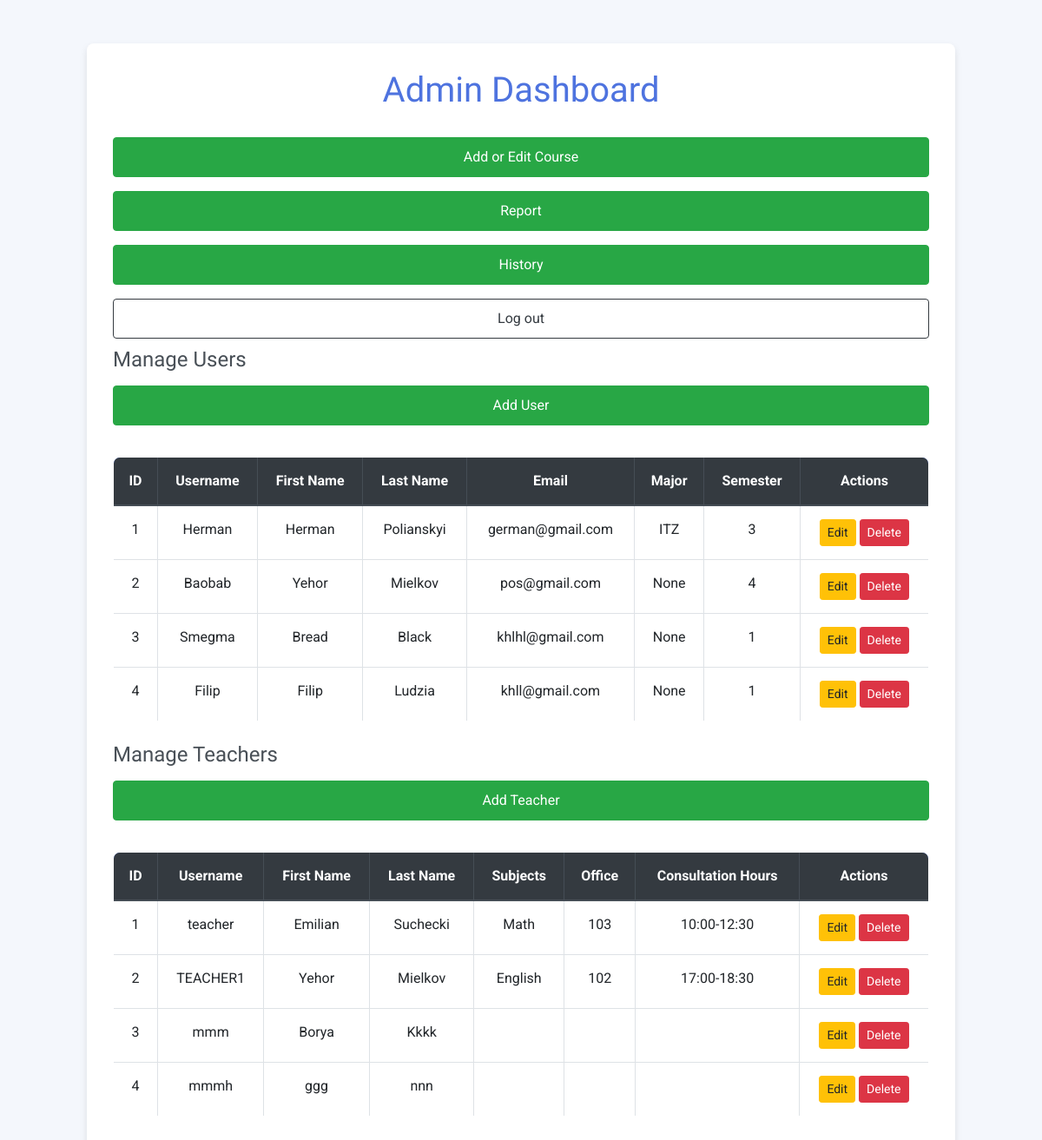
/admin (signed in), run on an earlier commit of the app's database.
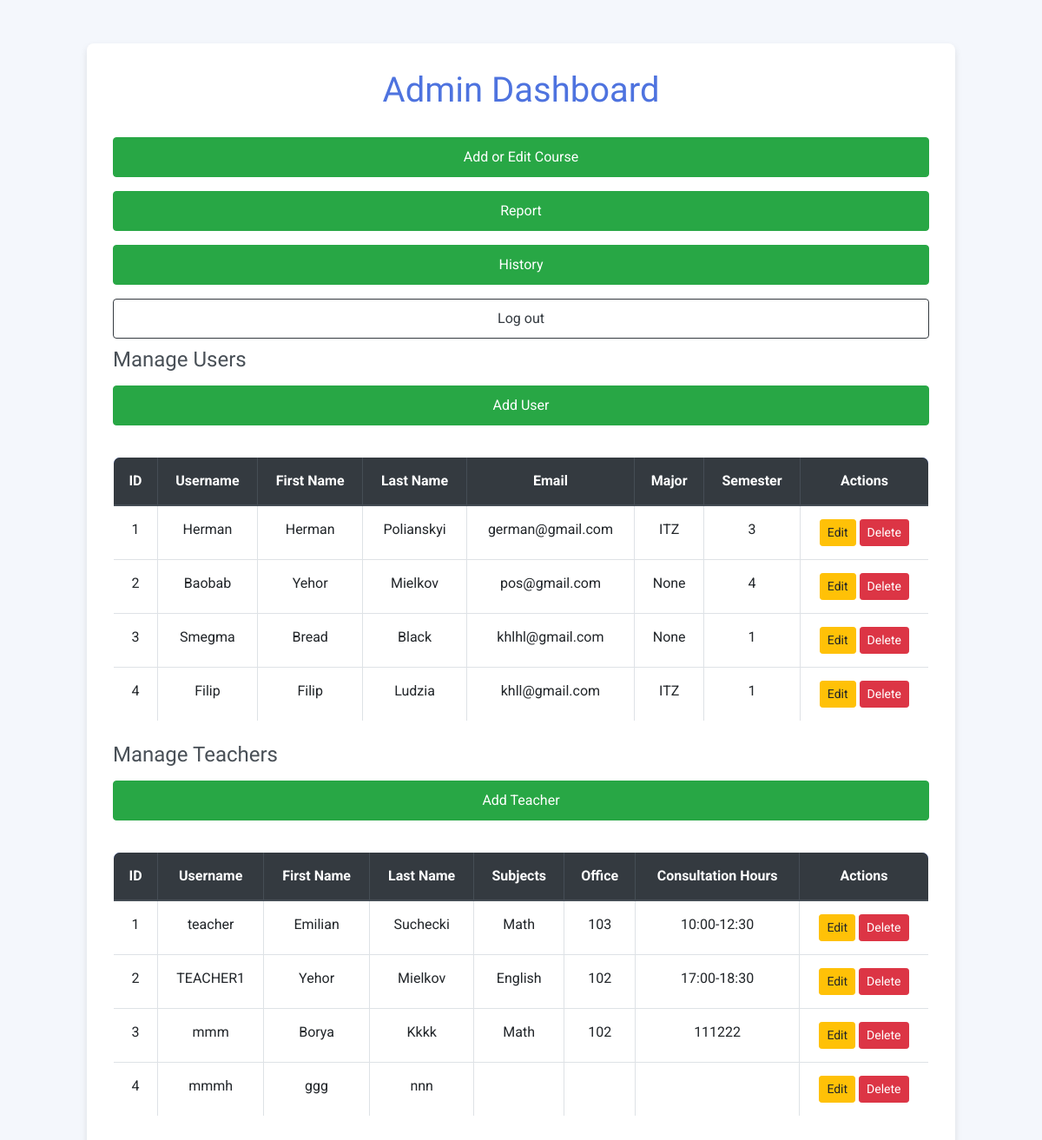
And on a later commit of the database.
### models.py (models this page shows)
class BaseUser(UserMixin, db.Model):
    __abstract__ = True
    id = db.Column(db.Integer, primary_key=True)
    username = db.Column(db.String(150), unique=True, nullable=False)
    password = db.Column(db.String(150), nullable=False)
    first_name = db.Column(db.String(100), nullable=True)
    last_name = db.Column(db.String(100), nullable=True)
    account_type = db.Column(db.String(50), nullable=False)
    email = db.Column(db.String(150), nullable=True, unique=True)

class User(BaseUser):
    __tablename__ = 'user'
    major = db.Column(db.String(150), nullable=True)
    semester = db.Column(db.Integer, nullable=True)
    enrolled_courses = db.relationship('Course', secondary='enrollment', back_populates='students')

class Teacher(BaseUser):
    __tablename__ = 'teacher'
    subjects = db.Column(db.String(200), nullable=False)
    office = db.Column(db.String(100), nullable=False)
    consultation_hours = db.Column(db.String(100), nullable=False)
    courses = db.relationship('Course', backref='teacher')

### app.py (the view)
@app.route('/admin', methods=['GET', 'POST'])
@login_required
def admin_page():
    if not current_user.is_authenticated:
        flash("You must be logged in to access this page.", "danger")
        return redirect(url_for('login'))
    teachers = Teacher.query.all()
    users = User.query.all()
    return render_template('admin_page.html', teachers=teachers, users=users)

### app.py (called while the page is built)
@login_manager.user_loader
def load_user(user_id):
    user = User.query.get(int(user_id))
    if not user:
        user = Teacher.query.get(int(user_id))
    if not user:
        user = Admin.query.get(int(user_id))
    return user

### templates/admin_page.html (shortened to what this page needs)
<!DOCTYPE html>
<html lang="en">
<head>
    <link rel="stylesheet" href="https://cdn.jsdelivr.net/npm/bootstrap@4.3.1/dist/css/bootstrap.min.css">
</head>
<body>
    <div class="container">
        <h1>Admin Dashboard</h1>
        <a href="{{ url_for('manage_courses') }}" class="btn btn-success mb-3">Add or Edit Course</a>
        <a href="{{ url_for('reports') }}" class="btn btn-success mb-3">Report</a>
        <a href="{{ url_for('admin_payhistory') }}" class="btn btn-success mb-3">History</a>
        <a href="{{ url_for('logout') }}" class="btn btn-outline-dark">Log out</a>
        <div class="mb-4">
            <h4>Manage Users</h4>
            <a href="{{ url_for('add_user') }}" class="btn btn-success mb-3">Add User</a>
            <table class="table table-bordered table-hover">
                <thead class="thead-dark">
                    <tr>
                        <th>ID</th>
                        <th>Username</th>
                        <th>First Name</th>
                        <th>Last Name</th>
                        <th>Email</th>
                        <th>Major</th>
                        <th>Semester</th>
                        <th>Actions</th>
                    </tr>
                </thead>
                <tbody>
                    {% for user in users %}
                    <tr>
                        <td>{{ user.id }}</td>
                        <td>{{ user.username }}</td>
                        <td>{{ user.first_name }}</td>
                        <td>{{ user.last_name }}</td>
                        <td>{{ user.email }}</td>
                        <td>{{ user.major }}</td>
                        <td>{{ user.semester }}</td>
                        <td>
                            <a href="{{ url_for('edit_user', user_id=user.id) }}" class="btn btn-sm btn-warning">Edit</a>
                            <a href="{{ url_for('delete_user', user_id=user.id) }}"
                                class="btn btn-sm btn-danger"
                                onclick="return confirm('Are you sure you want to delete this user?')">Delete</a>
                        </td>
                    </tr>
                    {% endfor %}
                </tbody>
            </table>
        </div>
        <div class="mb-5">
            <h4>Manage Teachers</h4>
            <a href="{{ url_for('add_teacher') }}" class="btn btn-success mb-3">Add Teacher</a>
            <table class="table table-bordered table-hover">
                <thead class="thead-dark">
                    <tr>
                        <th>ID</th>
                        <th>Username</th>
                        <th>First Name</th>
                        <th>Last Name</th>
                        <th>Subjects</th>
                        <th>Office</th>
                        <th>Consultation Hours</th>
                        <th>Actions</th>
                    </tr>
                </thead>
                <tbody>
                    {% for teacher in teachers %}
                    <tr>
                        <td>{{ teacher.id }}</td>
                        <td>{{ teacher.username }}</td>
                        <td>{{ teacher.first_name }}</td>
                        <td>{{ teacher.last_name }}</td>
                        <td>{{ teacher.subjects }}</td>
                        <td>{{ teacher.office }}</td>
                        <td>{{ teacher.consultation_hours }}</td>
                        <td>
                            <a href="{{ url_for('edit_teacher', teacher_id=teacher.id) }}" class="btn btn-sm btn-warning">Edit</a>
                            <a href="{{ url_for('delete_teacher', teacher_id=teacher.id) }}"
                                class="btn btn-sm btn-danger"
                                onclick="return confirm('Are you sure you want to delete this teacher?')">Delete</a>
                        </td>
                    </tr>
                    {% endfor %}
                </tbody>
            </table>
        </div>
    </div>
</body>
</html>

### templates/admin_page.html (style rules this page uses)
body { font-family: 'Roboto', sans-serif; background-color: #f4f7fc; }
.container { background-color: #ffffff; border-radius: 8px; box-shadow: 0 4px 8px rgba(0, 0, 0, 0.1); padding: 30px; max-width: 1000px; margin-top: 50px; }
h1 { font-family: 'Ubuntu', sans-serif; color: #4e73df; text-align: center; margin-bottom: 30px; }
h4 { font-family: 'Ubuntu', sans-serif; color: #495057; margin-bottom: 15px; }
.btn-success, .btn-outline-dark { font-size: 16px; padding: 10px 20px; border-radius: 4px; transition: background-color 0.3s, border-color 0.3s; width: 100%; margin-bottom: 10px; }
.btn-success { background-color: #28a745; border-color: #28a745; }
.btn-outline-dark { border-color: #343a40; color: #343a40; background-color: transparent; }
.table { border-radius: 8px; overflow: hidden; margin-top: 20px; }
.table-bordered { border: 1px solid #ddd; }
.table th, .table td { padding: 15px; text-align: center; }
.thead-dark { background-color: #4e73df; color: #fff; }

What changed in the data, as far as the page shows it:
changed User "Filip": major "None" → "ITZ"
changed Teacher "mmm": subjects (not shown) → "Math"; office (not shown) → "102"; consultation_hours (not shown) → "111222"
